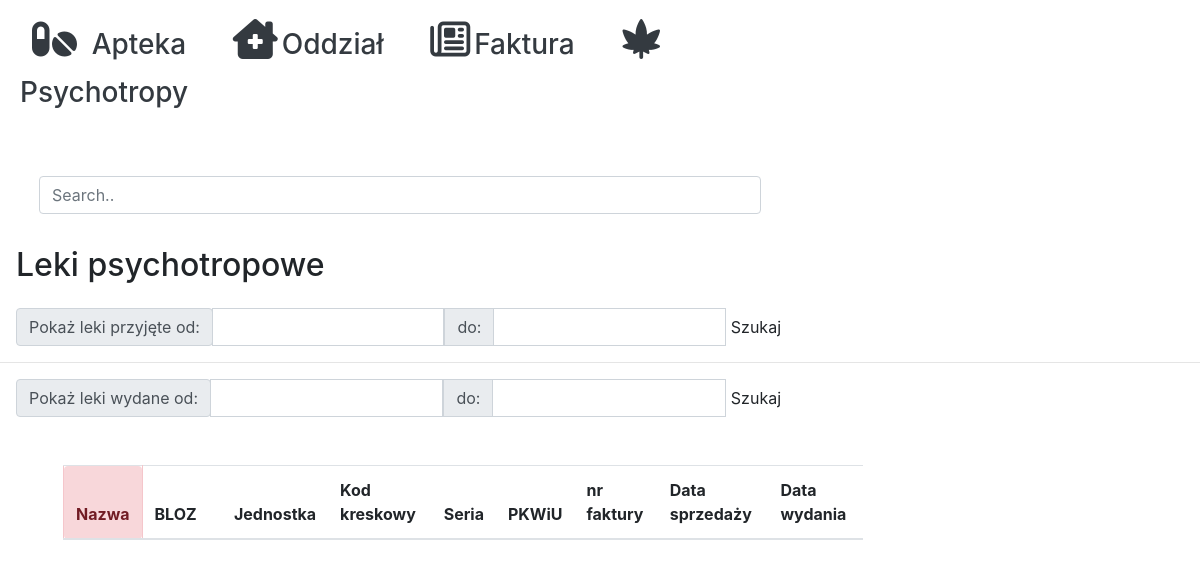
The page /psychotrop_list/ on the database as committed earlier.
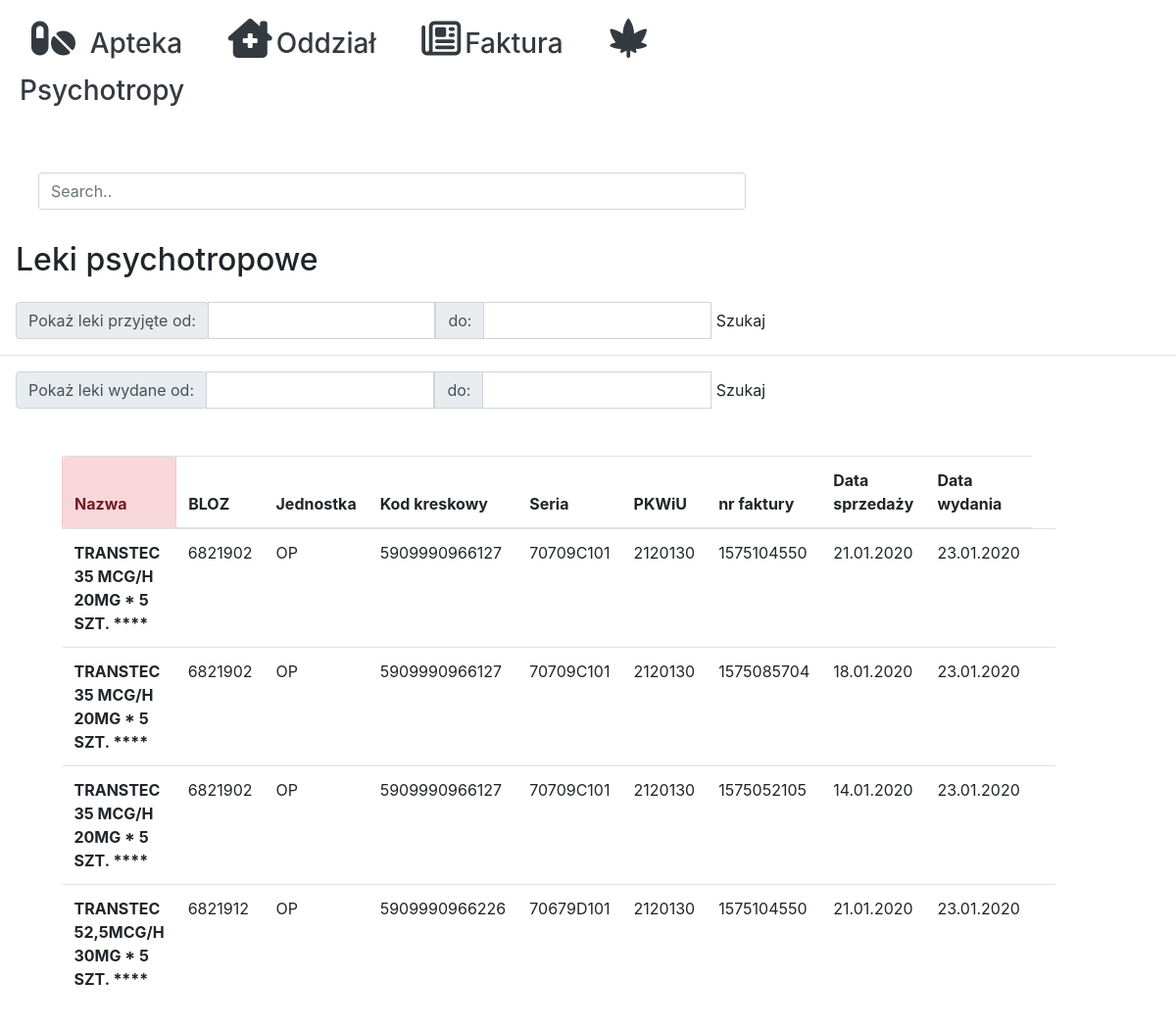
The same page on the database as committed later.
### app/models.py (models this page shows, shortened)
class Lek(models.Model):
    id_towaru = models.PositiveIntegerField(null=True, blank=True)
    nazwa = models.CharField(max_length=300, blank=True)
    BLOZ = models.PositiveIntegerField(null=True, blank=True)
    jednostka = models.CharField(max_length=10, blank=True)
    seria = models.CharField(max_length=50, blank=True)
    data_waznosci = models.DateField(null=True, blank=True)
    cena_netto = models.FloatField(null=True, blank=True)
    cena_brutto = models.FloatField(null=True, blank=True)
    PKWiU =  models.CharField(max_length=50, blank=True)
    kod_kreskowy = models.BigIntegerField(null=True, blank=True)
    faktura = models.ForeignKey(Faktura, on_delete=models.CASCADE, null=True, blank=True)
    stan = models.CharField(max_length=3,blank=True, choices=(('A','A'),('O', 'O') ))
    data_wydania = models.DateField(null=True, blank=True)
    all = AllManager()
    class Meta:
        verbose_name_plural = "Leki"

class Faktura(models.Model):
    nr_faktury = models.BigIntegerField(null=True, blank=True)
    data_wystawienia = models.DateField(null=True, blank=True)
    data_sprzedazy = models.DateField(null=True, blank=True)
    termin_platnosci = models.DateField(null=True, blank=True)
    id_sprzedawcy = models.PositiveIntegerField(null=True, blank=True)
    korekta = models.BooleanField()
    wartosc_netto = models.FloatField(null=True, blank=True)
    wartosc_brutto = models.FloatField(null=True, blank=True)
    class Meta:
        verbose_name_plural = "Faktury"

### app/views.py (the view, shortened to what this page needs)
# urls.py: path('psychotrop_list/', Psychotrop_List.as_view(), name='psychotrop_list'),
class Psychotrop_List(ListView):
    model = Lek
    fields = '__all__'
    template_name =  'psychotrop_list.html'
    def get_context_data(self,*args, **kwargs):
        context = super().get_context_data(*args, **kwargs)
        context['leki'] = Lek.all.psychotrop().order_by('nazwa')
        return context

### app/managers.py (called while the page is built)
    def psychotrop(self):
        list =['05909990166411', '05909990135516','05909990135615','05909990093717','05909990093724',
        '05909990149513', '05909990149612','05909991271374','5909990966127', '5909990966226']
        return self.filter(kod_kreskowy__in = list)

    def get_queryset(self):
        return AllQueryset(self.model, using=self._db)

    def psychotrop(self):
        return self.get_queryset().psychotrop()

### app/templates/psychotrop_list.html (shortened to what this page needs)
{% extends "base_zero.html" %}
{%block zero%}
{%load static%}
  <p class="h2 p-3 d-print-inline">Leki psychotropowe
  </p>
  <div class="input-group col-lg-8 pl-3 d-print-none" >
    <div class="input-group-prepend">
      <form class="form " action="{%url 'psychotrop_list' %}" method="post" name="bulk">
      <span class="input-group-text">Pokaż leki przyjęte od:</span>{% csrf_token %}
    </div>
    <input type="text" aria-label="p_data_od" name="p_data_od" id="p_data_od" value="" class="form-control" required>
    <div class="input-group-prepend">
      <span class="input-group-text">do:</span>
    </div>
    <input type="text" aria-label="p_data_do" name="p_data_do" id="p_data_do" value="" class="form-control" required>
    <div class="input-group-prepend">
      <input type="submit" value="Szukaj" class="btn m-0 p-1 d-print-none">
    </div>
</div>
<hr>
    <div class="input-group col-lg-8 pl-3 d-print-none" >
      <div class="input-group-prepend">
        <form class="form " action="{%url 'psychotrop_list' %}" method="post" name="bulk">
        <span class="input-group-text">Pokaż leki wydane od:</span>{% csrf_token %}
      </div>
      <input type="text" aria-label="w_data_od" name="w_data_od" id="w_data_od" value="" class="form-control" required>
      <div class="input-group-prepend">
        <span class="input-group-text">do:</span>
      </div>
      <input type="text" aria-label="w_data_do" name="w_data_do" id="w_data_do" value="" class="form-control" required>
      <div class="input-group-prepend">
        <input type="submit" value="Szukaj" class="btn m-0 p-1 d-print-none">
      </div>
  </div>
	<div class="row col-lg-12">
	<div class="container-fluid">
    <div class="table-responsive  p-5 col-lg-12">
      <table class="table table-hover table-stripped" style="border-collapse:collapse; max-width:800px;">
        <thead>
          <th class="alert alert-danger">Nazwa</th>
          <th width="10%">BLOZ</th>
          <th>Jednostka</th>
          <th>Kod kreskowy</th>
          <th>Seria</th>
          <th>PKWiU</th>
          <th>nr faktury</th>
          <th>Data sprzedaży</th>
          <th>Data wydania</th>
        </thead>
        <tbody id="myTable">
          {%for obj in leki%}
          <tr >
          <th>{{obj.nazwa}} </th>
          <td>{{obj.BLOZ}}</td>
          <td>{{obj.jednostka}}</td>
          <td>{{obj.kod_kreskowy}}</td>
          <td>{{obj.seria}}</td>
          <td>{{obj.PKWiU}}</td>
          <td>{{obj.faktura.nr_faktury}}</td>
          <td>{{obj.faktura.data_sprzedazy|date:" d.m.Y"}}</td>
          <td>{{obj.data_wydania|date:" d.m.Y"}}</td>
          <th> </th>
          </tr>
          {%endfor%}
        </tbody>
      </table>
    </div>
	</div>
	</div>
    {%endblock%}

### app/templates/base_zero.html (shortened to what this page needs)
{%load static%}
        <!doctype html>
<html lang="en">
  <head>
    <link rel="stylesheet" href="https://stackpath.bootstrapcdn.com/bootstrap/4.4.1/css/bootstrap.min.css">
  </head>
<div class="p-3 col-lg-8">
<a href="{%url 'lek_list_nazwa_a'%}" class="h1 mx-3 text-dark d-inline d-print-none"><i class="fas fa-pills"></i> <span class="h3 p-0 m-1">Apteka</span> </a>
<a href="{%url 'lek_list_nazwa_o'%}" class="h1 mx-3 text-dark d-inline d-print-none"><i class="fas fa-clinic-medical"></i><span class="h3 p-0 m-1">Oddział</span> </a>
<a href="{%url 'faktura_list'%}" class="h1 mx-3 text-dark d-inline d-print-none"><i class="far fa-newspaper"></i><span class="h3 p-0 m-1">Faktura</span> </a>
<a href="{%url 'psychotrop_list'%}" class="h1 mx-3 text-dark d-inline d-print-none"><i class="fas fa-cannabis"></i><span class="h3 p-0 m-1">Psychotropy</span> </a>
</div>
  <body>
    <div class="col-lg-8">
    <p class="pt-5 px-4">    <input class="form-control d-print-none" id="myInput" type="text" placeholder="Search.."> </p>
    </div>
    {%block zero%}
    {%endblock%}
 <link rel="stylesheet" href="//code.jquery.com/ui/1.12.1/themes/base/jquery-ui.css">
  </body>
</html>

Rows that differ between the two databases and show on the page:
added Lek: nazwa "TRANSTEC 35 MCG/H 20MG * 5 SZT. ****", BLOZ "6821902", jednostka "OP", kod_kreskowy "5909990966127", seria "70709C101", PKWiU "2120130", faktura.nr_faktury "1575104550", faktura.data_sprzedazy "21.01.2020", data_wydania "23.01.2020"
added Lek: nazwa "TRANSTEC 35 MCG/H 20MG * 5 SZT. ****", BLOZ "6821902", jednostka "OP", kod_kreskowy "5909990966127", seria "70709C101", PKWiU "2120130", faktura.nr_faktury "1575085704", faktura.data_sprzedazy "18.01.2020", data_wydania "23.01.2020"
added Lek: nazwa "TRANSTEC 35 MCG/H 20MG * 5 SZT. ****", BLOZ "6821902", jednostka "OP", kod_kreskowy "5909990966127", seria "70709C101", PKWiU "2120130", faktura.nr_faktury "1575052105", faktura.data_sprzedazy "14.01.2020", data_wydania "23.01.2020"
added Lek: nazwa "TRANSTEC 52,5MCG/H 30MG * 5 SZT. ****", BLOZ "6821912", jednostka "OP", kod_kreskowy "5909990966226", seria "70679D101", PKWiU "2120130", faktura.nr_faktury "1575104550", faktura.data_sprzedazy "21.01.2020", data_wydania "23.01.2020"
